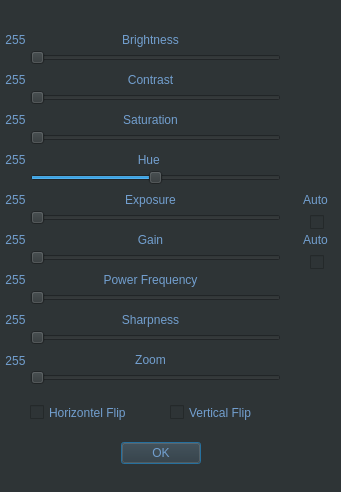
<?xml version="1.0" encoding="UTF-8"?>
<ui version="4.0">
 <class>CameraSettingsWindow</class>
 <widget class="QWidget" name="CameraSettingsWindow">
  <property name="geometry">
   <rect>
    <x>0</x>
    <y>0</y>
    <width>341</width>
    <height>492</height>
   </rect>
  </property>
  <property name="windowTitle">
   <string>Camera Settings</string>
  </property>
  <property name="styleSheet">
   <string notr="true">background-color: rgb(46, 52, 54);
color: rgb(114, 159, 207);
</string>
  </property>
  <widget class="QSlider" name="brightness_slider">
   <property name="geometry">
    <rect>
     <x>30</x>
     <y>50</y>
     <width>251</width>
     <height>16</height>
    </rect>
   </property>
   <property name="minimum">
    <number>0</number>
   </property>
   <property name="maximum">
    <number>255</number>
   </property>
   <property name="orientation">
    <enum>Qt::Horizontal</enum>
   </property>
  </widget>
  <widget class="QSlider" name="contrast_slider">
   <property name="geometry">
    <rect>
     <x>30</x>
     <y>90</y>
     <width>251</width>
     <height>16</height>
    </rect>
   </property>
   <property name="minimum">
    <number>0</number>
   </property>
   <property name="maximum">
    <number>255</number>
   </property>
   <property name="orientation">
    <enum>Qt::Horizontal</enum>
   </property>
  </widget>
  <widget class="QLabel" name="label_4">
   <property name="geometry">
    <rect>
     <x>110</x>
     <y>30</y>
     <width>81</width>
     <height>20</height>
    </rect>
   </property>
   <property name="sizePolicy">
    <sizepolicy hsizetype="Fixed" vsizetype="Preferred">
     <horstretch>0</horstretch>
     <verstretch>0</verstretch>
    </sizepolicy>
   </property>
   <property name="styleSheet">
    <string notr="true">color: rgb(114, 159, 207);
background-color: transparent;</string>
   </property>
   <property name="text">
    <string>Brightness</string>
   </property>
   <property name="alignment">
    <set>Qt::AlignCenter</set>
   </property>
  </widget>
  <widget class="QLabel" name="label_5">
   <property name="geometry">
    <rect>
     <x>110</x>
     <y>70</y>
     <width>81</width>
     <height>20</height>
    </rect>
   </property>
   <property name="sizePolicy">
    <sizepolicy hsizetype="Fixed" vsizetype="Preferred">
     <horstretch>0</horstretch>
     <verstretch>0</verstretch>
    </sizepolicy>
   </property>
   <property name="styleSheet">
    <string notr="true">color: rgb(114, 159, 207);
background-color: transparent;</string>
   </property>
   <property name="text">
    <string>Contrast</string>
   </property>
   <property name="alignment">
    <set>Qt::AlignCenter</set>
   </property>
  </widget>
  <widget class="QLabel" name="label_6">
   <property name="geometry">
    <rect>
     <x>110</x>
     <y>230</y>
     <width>81</width>
     <height>20</height>
    </rect>
   </property>
   <property name="sizePolicy">
    <sizepolicy hsizetype="Fixed" vsizetype="Preferred">
     <horstretch>0</horstretch>
     <verstretch>0</verstretch>
    </sizepolicy>
   </property>
   <property name="styleSheet">
    <string notr="true">color: rgb(114, 159, 207);
background-color: transparent;</string>
   </property>
   <property name="text">
    <string>Gain</string>
   </property>
   <property name="alignment">
    <set>Qt::AlignCenter</set>
   </property>
  </widget>
  <widget class="QSlider" name="gain_slider">
   <property name="geometry">
    <rect>
     <x>30</x>
     <y>250</y>
     <width>251</width>
     <height>16</height>
    </rect>
   </property>
   <property name="minimum">
    <number>0</number>
   </property>
   <property name="maximum">
    <number>63</number>
   </property>
   <property name="orientation">
    <enum>Qt::Horizontal</enum>
   </property>
  </widget>
  <widget class="QLabel" name="label_7">
   <property name="geometry">
    <rect>
     <x>110</x>
     <y>190</y>
     <width>81</width>
     <height>20</height>
    </rect>
   </property>
   <property name="sizePolicy">
    <sizepolicy hsizetype="Fixed" vsizetype="Preferred">
     <horstretch>0</horstretch>
     <verstretch>0</verstretch>
    </sizepolicy>
   </property>
   <property name="styleSheet">
    <string notr="true">color: rgb(114, 159, 207);
background-color: transparent;</string>
   </property>
   <property name="text">
    <string>Exposure</string>
   </property>
   <property name="alignment">
    <set>Qt::AlignCenter</set>
   </property>
  </widget>
  <widget class="QSlider" name="exposure_slider">
   <property name="geometry">
    <rect>
     <x>30</x>
     <y>210</y>
     <width>251</width>
     <height>16</height>
    </rect>
   </property>
   <property name="minimum">
    <number>0</number>
   </property>
   <property name="maximum">
    <number>255</number>
   </property>
   <property name="orientation">
    <enum>Qt::Horizontal</enum>
   </property>
  </widget>
  <widget class="QCheckBox" name="auto_gain_enable">
   <property name="geometry">
    <rect>
     <x>310</x>
     <y>250</y>
     <width>21</width>
     <height>25</height>
    </rect>
   </property>
   <property name="text">
    <string/>
   </property>
  </widget>
  <widget class="QCheckBox" name="auto_exposure_enable">
   <property name="geometry">
    <rect>
     <x>310</x>
     <y>210</y>
     <width>21</width>
     <height>25</height>
    </rect>
   </property>
   <property name="text">
    <string/>
   </property>
  </widget>
  <widget class="QLabel" name="label_8">
   <property name="geometry">
    <rect>
     <x>300</x>
     <y>230</y>
     <width>31</width>
     <height>20</height>
    </rect>
   </property>
   <property name="sizePolicy">
    <sizepolicy hsizetype="Fixed" vsizetype="Preferred">
     <horstretch>0</horstretch>
     <verstretch>0</verstretch>
    </sizepolicy>
   </property>
   <property name="styleSheet">
    <string notr="true">color: rgb(114, 159, 207);
background-color: transparent;</string>
   </property>
   <property name="text">
    <string>Auto</string>
   </property>
   <property name="alignment">
    <set>Qt::AlignCenter</set>
   </property>
  </widget>
  <widget class="QLabel" name="label_9">
   <property name="geometry">
    <rect>
     <x>300</x>
     <y>190</y>
     <width>31</width>
     <height>20</height>
    </rect>
   </property>
   <property name="sizePolicy">
    <sizepolicy hsizetype="Fixed" vsizetype="Preferred">
     <horstretch>0</horstretch>
     <verstretch>0</verstretch>
    </sizepolicy>
   </property>
   <property name="styleSheet">
    <string notr="true">color: rgb(114, 159, 207);
background-color: transparent;</string>
   </property>
   <property name="text">
    <string>Auto</string>
   </property>
   <property name="alignment">
    <set>Qt::AlignCenter</set>
   </property>
  </widget>
  <widget class="QSlider" name="zoom_slider">
   <property name="geometry">
    <rect>
     <x>30</x>
     <y>370</y>
     <width>251</width>
     <height>16</height>
    </rect>
   </property>
   <property name="minimum">
    <number>0</number>
   </property>
   <property name="maximum">
    <number>10</number>
   </property>
   <property name="orientation">
    <enum>Qt::Horizontal</enum>
   </property>
  </widget>
  <widget class="QLabel" name="label_10">
   <property name="geometry">
    <rect>
     <x>110</x>
     <y>350</y>
     <width>81</width>
     <height>20</height>
    </rect>
   </property>
   <property name="sizePolicy">
    <sizepolicy hsizetype="Fixed" vsizetype="Preferred">
     <horstretch>0</horstretch>
     <verstretch>0</verstretch>
    </sizepolicy>
   </property>
   <property name="styleSheet">
    <string notr="true">color: rgb(114, 159, 207);
background-color: transparent;</string>
   </property>
   <property name="text">
    <string>Zoom</string>
   </property>
   <property name="alignment">
    <set>Qt::AlignCenter</set>
   </property>
  </widget>
  <widget class="QLabel" name="label_11">
   <property name="geometry">
    <rect>
     <x>110</x>
     <y>150</y>
     <width>81</width>
     <height>20</height>
    </rect>
   </property>
   <property name="sizePolicy">
    <sizepolicy hsizetype="Fixed" vsizetype="Preferred">
     <horstretch>0</horstretch>
     <verstretch>0</verstretch>
    </sizepolicy>
   </property>
   <property name="styleSheet">
    <string notr="true">color: rgb(114, 159, 207);
background-color: transparent;</string>
   </property>
   <property name="text">
    <string>Hue </string>
   </property>
   <property name="alignment">
    <set>Qt::AlignCenter</set>
   </property>
  </widget>
  <widget class="QSlider" name="hue_slider">
   <property name="geometry">
    <rect>
     <x>30</x>
     <y>170</y>
     <width>251</width>
     <height>16</height>
    </rect>
   </property>
   <property name="minimum">
    <number>-90</number>
   </property>
   <property name="maximum">
    <number>90</number>
   </property>
   <property name="orientation">
    <enum>Qt::Horizontal</enum>
   </property>
  </widget>
  <widget class="QLabel" name="label_12">
   <property name="geometry">
    <rect>
     <x>110</x>
     <y>110</y>
     <width>81</width>
     <height>20</height>
    </rect>
   </property>
   <property name="sizePolicy">
    <sizepolicy hsizetype="Fixed" vsizetype="Preferred">
     <horstretch>0</horstretch>
     <verstretch>0</verstretch>
    </sizepolicy>
   </property>
   <property name="styleSheet">
    <string notr="true">color: rgb(114, 159, 207);
background-color: transparent;</string>
   </property>
   <property name="text">
    <string>Saturation</string>
   </property>
   <property name="alignment">
    <set>Qt::AlignCenter</set>
   </property>
  </widget>
  <widget class="QSlider" name="saturation_slider">
   <property name="geometry">
    <rect>
     <x>30</x>
     <y>130</y>
     <width>251</width>
     <height>16</height>
    </rect>
   </property>
   <property name="minimum">
    <number>0</number>
   </property>
   <property name="maximum">
    <number>255</number>
   </property>
   <property name="orientation">
    <enum>Qt::Horizontal</enum>
   </property>
  </widget>
  <widget class="QLabel" name="label_13">
   <property name="geometry">
    <rect>
     <x>80</x>
     <y>270</y>
     <width>141</width>
     <height>20</height>
    </rect>
   </property>
   <property name="sizePolicy">
    <sizepolicy hsizetype="Fixed" vsizetype="Preferred">
     <horstretch>0</horstretch>
     <verstretch>0</verstretch>
    </sizepolicy>
   </property>
   <property name="styleSheet">
    <string notr="true">color: rgb(114, 159, 207);
background-color: transparent;</string>
   </property>
   <property name="text">
    <string>Power Frequency</string>
   </property>
   <property name="alignment">
    <set>Qt::AlignCenter</set>
   </property>
  </widget>
  <widget class="QSlider" name="power_frequency_slider">
   <property name="geometry">
    <rect>
     <x>30</x>
     <y>290</y>
     <width>251</width>
     <height>16</height>
    </rect>
   </property>
   <property name="minimum">
    <number>0</number>
   </property>
   <property name="maximum">
    <number>1</number>
   </property>
   <property name="orientation">
    <enum>Qt::Horizontal</enum>
   </property>
  </widget>
  <widget class="QLabel" name="label_14">
   <property name="geometry">
    <rect>
     <x>100</x>
     <y>310</y>
     <width>101</width>
     <height>20</height>
    </rect>
   </property>
   <property name="sizePolicy">
    <sizepolicy hsizetype="Fixed" vsizetype="Preferred">
     <horstretch>0</horstretch>
     <verstretch>0</verstretch>
    </sizepolicy>
   </property>
   <property name="styleSheet">
    <string notr="true">color: rgb(114, 159, 207);
background-color: transparent;</string>
   </property>
   <property name="text">
    <string>Sharpness</string>
   </property>
   <property name="alignment">
    <set>Qt::AlignCenter</set>
   </property>
  </widget>
  <widget class="QSlider" name="sharpness_slider">
   <property name="geometry">
    <rect>
     <x>30</x>
     <y>330</y>
     <width>251</width>
     <height>16</height>
    </rect>
   </property>
   <property name="minimum">
    <number>0</number>
   </property>
   <property name="maximum">
    <number>255</number>
   </property>
   <property name="orientation">
    <enum>Qt::Horizontal</enum>
   </property>
  </widget>
  <widget class="QCheckBox" name="horizontal_flip_enable">
   <property name="geometry">
    <rect>
     <x>30</x>
     <y>400</y>
     <width>121</width>
     <height>25</height>
    </rect>
   </property>
   <property name="text">
    <string>Horizontel Flip</string>
   </property>
  </widget>
  <widget class="QCheckBox" name="vertical_flip_enable">
   <property name="geometry">
    <rect>
     <x>170</x>
     <y>400</y>
     <width>121</width>
     <height>25</height>
    </rect>
   </property>
   <property name="text">
    <string>Vertical Flip</string>
   </property>
  </widget>
  <widget class="QLabel" name="contrast_value">
   <property name="geometry">
    <rect>
     <x>0</x>
     <y>70</y>
     <width>31</width>
     <height>20</height>
    </rect>
   </property>
   <property name="sizePolicy">
    <sizepolicy hsizetype="Fixed" vsizetype="Preferred">
     <horstretch>0</horstretch>
     <verstretch>0</verstretch>
    </sizepolicy>
   </property>
   <property name="styleSheet">
    <string notr="true">color: rgb(114, 159, 207);
background-color: transparent;</string>
   </property>
   <property name="text">
    <string>255</string>
   </property>
   <property name="alignment">
    <set>Qt::AlignCenter</set>
   </property>
  </widget>
  <widget class="QLabel" name="saturation_value">
   <property name="geometry">
    <rect>
     <x>0</x>
     <y>110</y>
     <width>31</width>
     <height>20</height>
    </rect>
   </property>
   <property name="sizePolicy">
    <sizepolicy hsizetype="Fixed" vsizetype="Preferred">
     <horstretch>0</horstretch>
     <verstretch>0</verstretch>
    </sizepolicy>
   </property>
   <property name="styleSheet">
    <string notr="true">color: rgb(114, 159, 207);
background-color: transparent;</string>
   </property>
   <property name="text">
    <string>255</string>
   </property>
   <property name="alignment">
    <set>Qt::AlignCenter</set>
   </property>
  </widget>
  <widget class="QLabel" name="hue_value">
   <property name="geometry">
    <rect>
     <x>0</x>
     <y>150</y>
     <width>31</width>
     <height>20</height>
    </rect>
   </property>
   <property name="sizePolicy">
    <sizepolicy hsizetype="Fixed" vsizetype="Preferred">
     <horstretch>0</horstretch>
     <verstretch>0</verstretch>
    </sizepolicy>
   </property>
   <property name="styleSheet">
    <string notr="true">color: rgb(114, 159, 207);
background-color: transparent;</string>
   </property>
   <property name="text">
    <string>255</string>
   </property>
   <property name="alignment">
    <set>Qt::AlignCenter</set>
   </property>
  </widget>
  <widget class="QLabel" name="exposure_value">
   <property name="geometry">
    <rect>
     <x>0</x>
     <y>190</y>
     <width>31</width>
     <height>20</height>
    </rect>
   </property>
   <property name="sizePolicy">
    <sizepolicy hsizetype="Fixed" vsizetype="Preferred">
     <horstretch>0</horstretch>
     <verstretch>0</verstretch>
    </sizepolicy>
   </property>
   <property name="styleSheet">
    <string notr="true">color: rgb(114, 159, 207);
background-color: transparent;</string>
   </property>
   <property name="text">
    <string>255</string>
   </property>
   <property name="alignment">
    <set>Qt::AlignCenter</set>
   </property>
  </widget>
  <widget class="QLabel" name="brignes_value">
   <property name="geometry">
    <rect>
     <x>0</x>
     <y>30</y>
     <width>31</width>
     <height>20</height>
    </rect>
   </property>
   <property name="sizePolicy">
    <sizepolicy hsizetype="Fixed" vsizetype="Preferred">
     <horstretch>0</horstretch>
     <verstretch>0</verstretch>
    </sizepolicy>
   </property>
   <property name="styleSheet">
    <string notr="true">color: rgb(114, 159, 207);
background-color: transparent;</string>
   </property>
   <property name="text">
    <string>255</string>
   </property>
   <property name="alignment">
    <set>Qt::AlignCenter</set>
   </property>
  </widget>
  <widget class="QLabel" name="gain_value">
   <property name="geometry">
    <rect>
     <x>0</x>
     <y>230</y>
     <width>31</width>
     <height>20</height>
    </rect>
   </property>
   <property name="sizePolicy">
    <sizepolicy hsizetype="Fixed" vsizetype="Preferred">
     <horstretch>0</horstretch>
     <verstretch>0</verstretch>
    </sizepolicy>
   </property>
   <property name="styleSheet">
    <string notr="true">color: rgb(114, 159, 207);
background-color: transparent;</string>
   </property>
   <property name="text">
    <string>255</string>
   </property>
   <property name="alignment">
    <set>Qt::AlignCenter</set>
   </property>
  </widget>
  <widget class="QLabel" name="frequency_value">
   <property name="geometry">
    <rect>
     <x>0</x>
     <y>270</y>
     <width>31</width>
     <height>20</height>
    </rect>
   </property>
   <property name="sizePolicy">
    <sizepolicy hsizetype="Fixed" vsizetype="Preferred">
     <horstretch>0</horstretch>
     <verstretch>0</verstretch>
    </sizepolicy>
   </property>
   <property name="styleSheet">
    <string notr="true">color: rgb(114, 159, 207);
background-color: transparent;</string>
   </property>
   <property name="text">
    <string>255</string>
   </property>
   <property name="alignment">
    <set>Qt::AlignCenter</set>
   </property>
  </widget>
  <widget class="QLabel" name="sharpness_value">
   <property name="geometry">
    <rect>
     <x>0</x>
     <y>310</y>
     <width>31</width>
     <height>20</height>
    </rect>
   </property>
   <property name="sizePolicy">
    <sizepolicy hsizetype="Fixed" vsizetype="Preferred">
     <horstretch>0</horstretch>
     <verstretch>0</verstretch>
    </sizepolicy>
   </property>
   <property name="styleSheet">
    <string notr="true">color: rgb(114, 159, 207);
background-color: transparent;</string>
   </property>
   <property name="text">
    <string>255</string>
   </property>
   <property name="alignment">
    <set>Qt::AlignCenter</set>
   </property>
  </widget>
  <widget class="QLabel" name="zoom_value">
   <property name="geometry">
    <rect>
     <x>0</x>
     <y>350</y>
     <width>31</width>
     <height>21</height>
    </rect>
   </property>
   <property name="sizePolicy">
    <sizepolicy hsizetype="Fixed" vsizetype="Preferred">
     <horstretch>0</horstretch>
     <verstretch>0</verstretch>
    </sizepolicy>
   </property>
   <property name="styleSheet">
    <string notr="true">color: rgb(114, 159, 207);
background-color: transparent;</string>
   </property>
   <property name="text">
    <string>255</string>
   </property>
   <property name="alignment">
    <set>Qt::AlignCenter</set>
   </property>
  </widget>
  <widget class="QDialogButtonBox" name="buttonBox">
   <property name="enabled">
    <bool>true</bool>
   </property>
   <property name="geometry">
    <rect>
     <x>120</x>
     <y>440</y>
     <width>81</width>
     <height>27</height>
    </rect>
   </property>
   <property name="standardButtons">
    <set>QDialogButtonBox::Ok</set>
   </property>
  </widget>
 </widget>
 <resources/>
 <connections/>
</ui>
